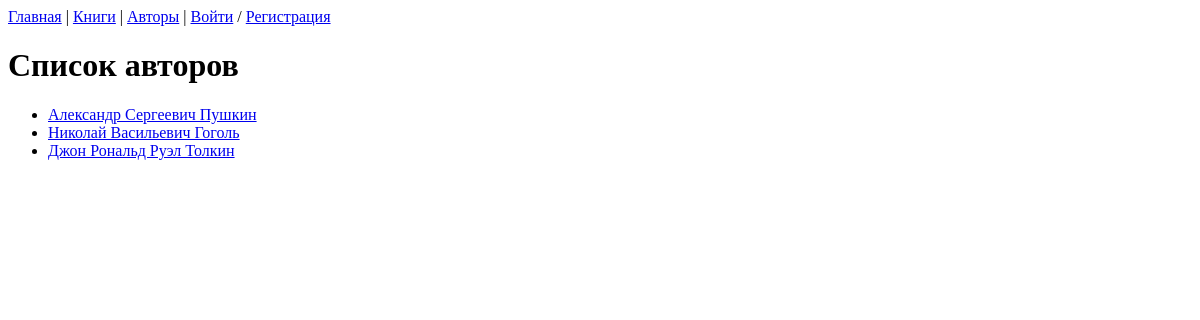
/authors/, run on an earlier commit of the app's database.
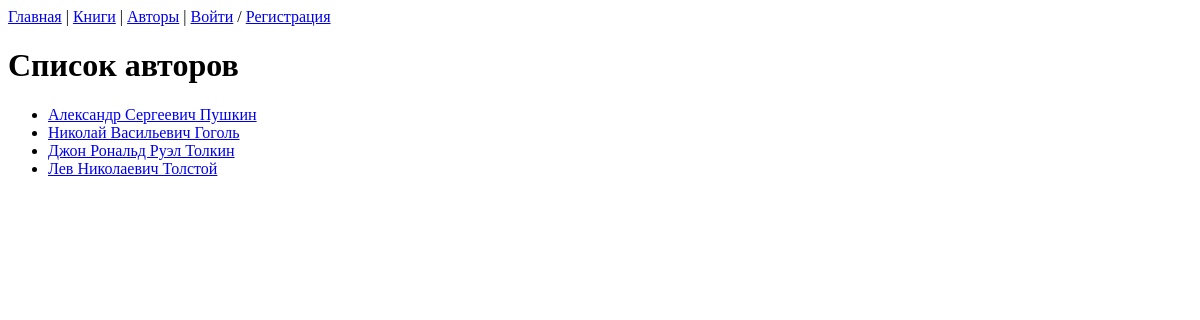
And on a later commit of the database.
### library/models.py (models this page shows, shortened)
class Author(models.Model):
    first_name = models.CharField(max_length=100,
                                default='',
                                help_text='имя')
    last_name = models.CharField(max_length=100,
                                default='',
                                help_text='фамилия')
    surename = models.CharField(max_length=100,
                                default='',
                                null=True,
                                blank=True,
                                help_text='отчество, если есть')
    birth_day = models.DateField(blank=True, help_text='1900-01-01')
    short_bio = models.CharField(
        max_length=300,
        blank=True,
        help_text='biography',
        verbose_name='short biography'
        )
    portrait = models.ImageField(
        upload_to='images/authors',
        help_text='Portrait',
        blank=True,
        verbose_name='portrait',
        )
    def get_name(self):
        if self.surename:
            return f'{self.first_name} {self.surename} {self.last_name} '
        return f'{self.first_name} {self.last_name}'
    def get_absolute_url(self):
            return reverse('author-detail', args=[str(self.id)])

### library/views.py (the view)
# urls.py: path('authors/', views.AuthorListView.as_view(), name='authors'),
class AuthorListView(generic.ListView):
    model = Author
    paginate_by = 10

### templates/library/author_list.html (shortened to what this page needs)
{% extends "base.html" %}
{% block content %}
  <h1>Список авторов</h1>
  {% if author_list %}
    <ul>
      {% for author in author_list %}
      <li>
        <a href="{{ author.get_absolute_url }}">{{ author.get_name }}</a>
      </li>
      {% endfor %}
    </ul>
  {% else %}
    <p>Авторы отсутствуют в библиотеке.</p>
  {% endif %}
{% endblock %}

What changed in the data, as far as the page shows it:
added Author: get_name "Лев Николаевич Толстой"
